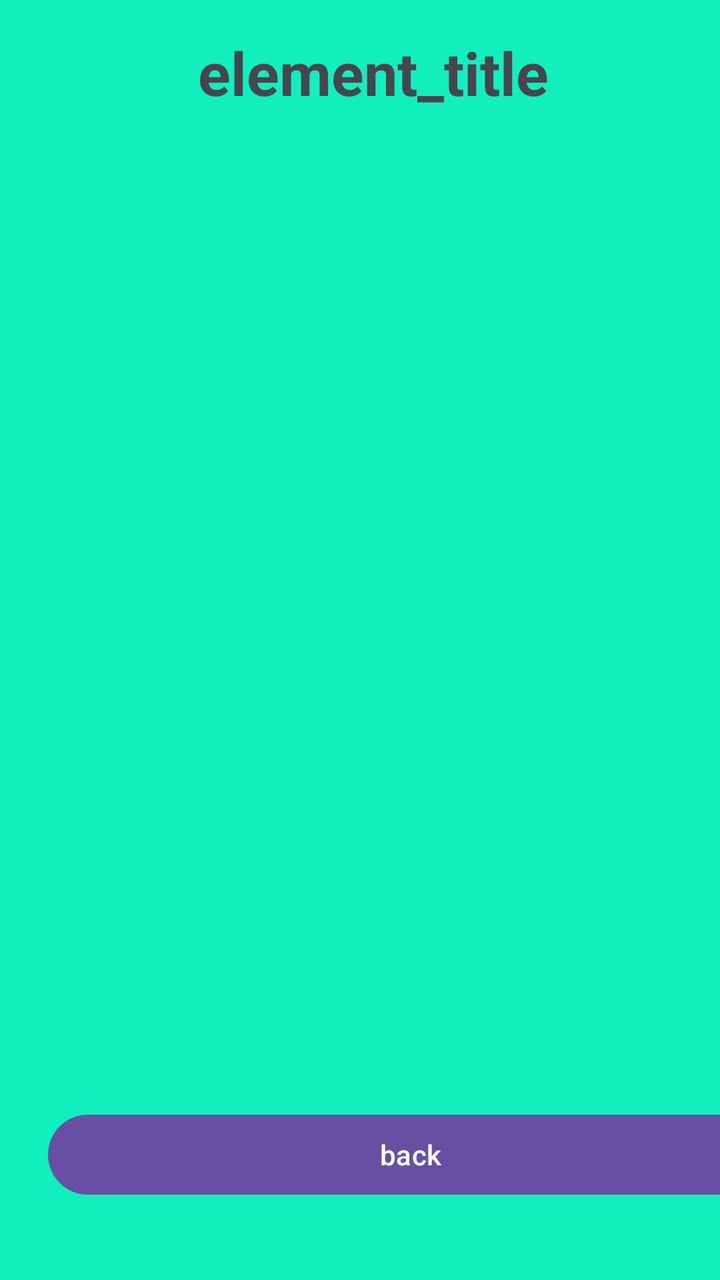
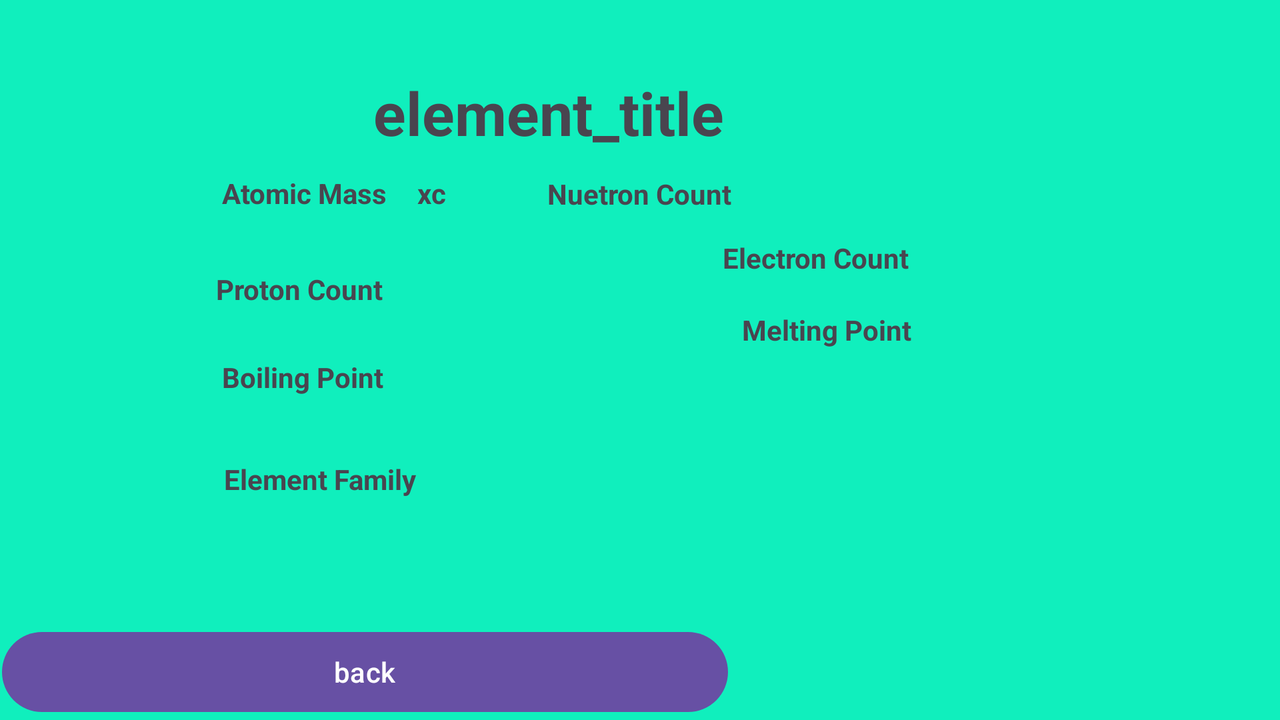

The same Android screen from two of the app's own layout files: first res/layout/ as a phone draws it, then the repository's variant for another configuration, drawn on a device whose configuration selects that folder. Both files follow.
<!-- AndroidManifest.xml: application theme Theme.PeriodicTable -->
<!-- res/layout/fragment_element.xml -->
<?xml version="1.0" encoding="utf-8"?>
<androidx.constraintlayout.widget.ConstraintLayout xmlns:android="http://schemas.android.com/apk/res/android"
    xmlns:app="http://schemas.android.com/apk/res-auto"
    xmlns:tools="http://schemas.android.com/tools"
    android:layout_width="match_parent"
    android:layout_height="match_parent"
    android:background="@color/light_green">

    <TextView
        android:id="@+id/element_title"
        android:layout_width="wrap_content"
        android:layout_height="wrap_content"
        android:layout_marginStart="126dp"
        android:layout_marginTop="16dp"

        android:layout_marginEnd="113dp"
        android:text="element_title"
        android:textSize="30sp"
        app:layout_constraintEnd_toEndOf="parent"
        app:layout_constraintStart_toStartOf="parent"
        app:layout_constraintTop_toTopOf="parent"
        android:textColorHighlight="@color/white"
        android:textStyle="bold"/>

    <TextView
        android:id="@+id/neutron"
        android:layout_width="wrap_content"
        android:layout_height="wrap_content"
        android:layout_marginStart="42dp"
        android:layout_marginTop="152dp"
        android:layout_marginEnd="24dp"
        android:layout_marginBottom="560dp"
        android:text="Nuetron Count"
        app:layout_constraintBottom_toBottomOf="parent"
        app:layout_constraintEnd_toEndOf="parent"
        app:layout_constraintEnd_toStartOf="@+id/title_neutron"
        app:layout_constraintStart_toStartOf="parent"
        app:layout_constraintTop_toTopOf="parent"
        android:textColorHighlight="@color/white"
        android:textStyle="bold"/>

    <TextView
        android:id="@+id/melting_box"
        android:layout_width="wrap_content"
        android:layout_height="wrap_content"
        android:layout_marginStart="40dp"
        android:layout_marginTop="294dp"
        android:layout_marginEnd="285dp"
        android:layout_marginBottom="418dp"
        android:text="Melting Point"
        app:layout_constraintBottom_toBottomOf="parent"
        app:layout_constraintEnd_toEndOf="parent"
        app:layout_constraintStart_toStartOf="parent"
        app:layout_constraintTop_toTopOf="parent"
        android:textColorHighlight="@color/white"
        android:textStyle="bold"/>

    <TextView
        android:id="@+id/proton_box"
        android:layout_width="wrap_content"
        android:layout_height="wrap_content"
        android:layout_marginStart="40dp"
        android:layout_marginTop="187dp"
        android:layout_marginEnd="285dp"
        android:layout_marginBottom="525dp"
        android:text="Proton Count"
        app:layout_constraintBottom_toBottomOf="parent"
        app:layout_constraintEnd_toEndOf="parent"
        app:layout_constraintStart_toStartOf="parent"
        app:layout_constraintTop_toTopOf="parent"
        android:textColorHighlight="@color/white"
        android:textStyle="bold"/>

    <TextView
        android:id="@+id/electron_box"
        android:layout_width="wrap_content"
        android:layout_height="wrap_content"
        android:layout_marginStart="40dp"
        android:layout_marginTop="223dp"
        android:layout_marginEnd="276dp"
        android:layout_marginBottom="489dp"
        android:text="Electron Count"
        app:layout_constraintBottom_toBottomOf="parent"
        app:layout_constraintEnd_toEndOf="parent"
        app:layout_constraintStart_toStartOf="parent"
        app:layout_constraintTop_toTopOf="parent"
        android:textColorHighlight="@color/white"
        android:textStyle="bold"/>

    <TextView
        android:id="@+id/boiling_box"
        android:layout_width="wrap_content"
        android:layout_height="wrap_content"
        android:layout_marginStart="40dp"
        android:layout_marginTop="258dp"
        android:layout_marginEnd="289dp"
        android:layout_marginBottom="454dp"
        android:text="Boiling Point"
        app:layout_constraintBottom_toBottomOf="parent"
        app:layout_constraintEnd_toEndOf="parent"
        app:layout_constraintStart_toStartOf="parent"
        app:layout_constraintTop_toTopOf="parent"
        android:textColorHighlight="@color/white"
        android:textStyle="bold"/>

    <TextView
        android:id="@+id/family_box"
        android:layout_width="wrap_content"
        android:layout_height="wrap_content"
        android:layout_marginStart="40dp"
        android:layout_marginTop="329dp"
        android:layout_marginEnd="272dp"
        android:layout_marginBottom="383dp"
        android:text="Element Family"
        app:layout_constraintBottom_toBottomOf="parent"
        app:layout_constraintEnd_toEndOf="parent"
        app:layout_constraintStart_toStartOf="parent"
        app:layout_constraintTop_toTopOf="parent"
        android:textColorHighlight="@color/white"
        android:textStyle="bold"/>

    <TextView
        android:id="@+id/title_boiling"
        android:layout_width="wrap_content"
        android:layout_height="wrap_content"
        android:layout_marginStart="12dp"
        android:layout_marginTop="16dp"
        android:text=""
        app:layout_constraintStart_toEndOf="@+id/boiling_box"
        app:layout_constraintTop_toBottomOf="@+id/electron_box"
        android:textColorHighlight="@color/white"
        android:textStyle="bold"/>

    <TextView
        android:id="@+id/atomic_box"
        android:layout_width="wrap_content"
        android:layout_height="wrap_content"
        android:layout_marginStart="40dp"
        android:layout_marginTop="108dp"
        android:layout_marginEnd="285dp"
        android:layout_marginBottom="604dp"
        android:text="Atomic Mass"
        app:layout_constraintBottom_toBottomOf="parent"
        app:layout_constraintEnd_toEndOf="parent"
        app:layout_constraintStart_toStartOf="parent"
        app:layout_constraintTop_toTopOf="parent"
        android:textColorHighlight="@color/white"
        android:textStyle="bold"/>

    <TextView
        android:id="@+id/title_melting"
        android:layout_width="wrap_content"
        android:layout_height="wrap_content"
        android:layout_marginStart="9dp"
        android:layout_marginTop="123dp"
        android:text=" "
        app:layout_constraintStart_toEndOf="@+id/melting_box"
        app:layout_constraintTop_toBottomOf="@+id/neutron"
        android:textColorHighlight="@color/white"
        android:textStyle="bold"/>

    <TextView
        android:id="@+id/title_neutron"
        android:layout_width="wrap_content"
        android:layout_height="wrap_content"
        android:layout_marginTop="152dp"
        android:layout_marginEnd="252dp"
        android:layout_marginBottom="560dp"
        android:text=""
        app:layout_constraintBottom_toBottomOf="parent"
        app:layout_constraintEnd_toEndOf="parent"
        app:layout_constraintTop_toTopOf="parent"
        android:textColorHighlight="@color/white"
        android:textStyle="bold"/>

    <TextView
        android:id="@+id/title_family"
        android:layout_width="wrap_content"
        android:layout_height="wrap_content"


        android:layout_marginStart="43dp"
        android:layout_marginTop="329dp"
        android:layout_marginEnd="229dp"
        android:layout_marginBottom="383dp"
        android:text=""
        android:textColorHighlight="@color/white"
        android:textStyle="bold"
        app:layout_constraintBottom_toBottomOf="parent"
        app:layout_constraintEnd_toEndOf="parent"
        app:layout_constraintStart_toEndOf="@+id/family_box"
        app:layout_constraintTop_toTopOf="parent" />

    <TextView
        android:id="@+id/title_electron"
        android:layout_width="wrap_content"
        android:layout_height="wrap_content"
        android:layout_marginStart="157dp"
        android:layout_marginTop="223dp"
        android:layout_marginEnd="254dp"
        android:layout_marginBottom="489dp"
        android:text=""
        app:layout_constraintBottom_toBottomOf="parent"
        app:layout_constraintEnd_toEndOf="parent"
        app:layout_constraintStart_toStartOf="parent"
        app:layout_constraintTop_toTopOf="parent"
        android:textColorHighlight="@color/white"
        android:textStyle="bold"/>

    <TextView
        android:id="@+id/title_atomic"
        android:layout_width="wrap_content"
        android:layout_height="wrap_content"
        android:layout_marginStart="36dp"
        android:layout_marginTop="53dp"
        android:layout_marginEnd="237dp"
        android:layout_marginBottom="603dp"
        android:text="xc"
        app:layout_constraintBottom_toBottomOf="parent"
        app:layout_constraintEnd_toEndOf="parent"
        app:layout_constraintStart_toEndOf="@+id/atomic_box"
        app:layout_constraintTop_toBottomOf="@+id/element_title"
        android:textColorHighlight="@color/white"
        android:textStyle="bold"/>

    <TextView
        android:id="@+id/title_proton"
        android:layout_width="wrap_content"
        android:layout_height="wrap_content"
        android:layout_marginStart="8dp"
        android:text=""
        app:layout_constraintBaseline_toBaselineOf="@+id/proton_box"
        app:layout_constraintStart_toEndOf="@+id/neutron"
        android:textColorHighlight="@color/white"
        android:textStyle="bold"/>

    <Button
        android:id="@+id/button"
        android:layout_width="363dp"
        android:layout_height="wrap_content"
        android:layout_marginStart="24dp"
        android:layout_marginTop="283dp"
        android:layout_marginEnd="24dp"
        android:layout_marginBottom="52dp"
        android:onClick="backButtonPress"
        android:text="back"
        android:textColor="@color/white"
        app:layout_constraintBottom_toBottomOf="parent"
        app:layout_constraintEnd_toEndOf="parent"
        app:layout_constraintHorizontal_bias="0.0"
        app:layout_constraintStart_toStartOf="parent"
        app:layout_constraintTop_toBottomOf="@+id/family_box" />

    <ImageView
        android:id="@+id/element_image"
        android:layout_width="189dp"
        android:layout_height="190dp"
        android:layout_marginStart="120dp"
        android:layout_marginTop="47dp"
        android:layout_marginEnd="102dp"
        android:layout_marginBottom="47dp"
        app:layout_constraintBottom_toTopOf="@+id/button"
        app:layout_constraintEnd_toEndOf="parent"
        app:layout_constraintHorizontal_bias="1.0"
        app:layout_constraintStart_toStartOf="parent"
        app:layout_constraintTop_toBottomOf="@+id/family_box"
        app:layout_constraintVertical_bias="0.0" />


</androidx.constraintlayout.widget.ConstraintLayout>
<!-- resources referenced by this layout -->
<resources>
  <color name="light_green">#10efbd</color>
  <color name="white">#FFFFFFFF</color>
  <style name="Theme.PeriodicTable" parent="Base.Theme.PeriodicTable" />
  <style name="Base.Theme.PeriodicTable" parent="Theme.Material3.DayNight.NoActionBar">
          
          
      </style>
</resources>
<!-- res/layout-land/fragment_element.xml (the repository's variant of the layout above) -->
<!-- drawn on the phone turned sideways -->
<?xml version="1.0" encoding="utf-8"?>
<androidx.constraintlayout.widget.ConstraintLayout xmlns:android="http://schemas.android.com/apk/res/android"
    xmlns:app="http://schemas.android.com/apk/res-auto"
    xmlns:tools="http://schemas.android.com/tools"
    android:layout_width="match_parent"
    android:layout_height="match_parent"
    android:background="@color/light_green">

    <TextView
        android:id="@+id/element_title"
        android:layout_width="wrap_content"
        android:layout_height="wrap_content"

        android:layout_marginTop="36dp"
        android:layout_marginEnd="278dp"
        android:text="element_title"
        android:textColorHighlight="@color/white"
        android:textSize="30sp"
        android:textStyle="bold"
        app:layout_constraintEnd_toEndOf="parent"
        app:layout_constraintTop_toTopOf="parent" />

    <TextView
        android:id="@+id/neutron"
        android:layout_width="wrap_content"
        android:layout_height="wrap_content"
        android:layout_marginTop="11dp"
        android:layout_marginEnd="274dp"
        android:text="Nuetron Count"
        android:textColorHighlight="@color/white"
        android:textStyle="bold"
        app:layout_constraintEnd_toEndOf="parent"
        app:layout_constraintTop_toBottomOf="@+id/element_title" />

    <TextView
        android:id="@+id/electron_box"
        android:layout_width="wrap_content"
        android:layout_height="wrap_content"
        android:layout_marginStart="170dp"
        android:layout_marginTop="13dp"
        android:text="Electron Count"
        android:textColorHighlight="@color/white"
        android:textStyle="bold"
        app:layout_constraintStart_toEndOf="@+id/proton_box"
        app:layout_constraintTop_toBottomOf="@+id/neutron" />

    <TextView
        android:id="@+id/melting_box"
        android:layout_width="wrap_content"
        android:layout_height="wrap_content"
        android:layout_marginStart="371dp"
        android:layout_marginTop="17dp"
        android:text="Melting Point"
        android:textColorHighlight="@color/white"
        android:textStyle="bold"
        app:layout_constraintStart_toStartOf="parent"
        app:layout_constraintTop_toBottomOf="@+id/electron_box" />

    <TextView
        android:id="@+id/proton_box"
        android:layout_width="wrap_content"
        android:layout_height="wrap_content"
        android:layout_marginStart="108dp"
        android:layout_marginTop="29dp"
        android:text="Proton Count"
        android:textColorHighlight="@color/white"
        android:textStyle="bold"
        app:layout_constraintStart_toStartOf="parent"
        app:layout_constraintTop_toBottomOf="@+id/atomic_box" />

    <TextView
        android:id="@+id/atomic_box"
        android:layout_width="wrap_content"
        android:layout_height="wrap_content"
        android:layout_marginStart="111dp"
        android:layout_marginTop="87dp"
        android:layout_marginBottom="28dp"
        android:text="Atomic Mass"
        android:textColorHighlight="@color/white"
        android:textStyle="bold"
        app:layout_constraintBottom_toTopOf="@+id/proton_box"
        app:layout_constraintStart_toStartOf="parent"
        app:layout_constraintTop_toTopOf="parent" />

    <TextView
        android:id="@+id/boiling_box"
        android:layout_width="wrap_content"
        android:layout_height="wrap_content"
        android:layout_marginStart="111dp"
        android:layout_marginTop="25dp"
        android:text="Boiling Point"
        android:textColorHighlight="@color/white"
        android:textStyle="bold"
        app:layout_constraintStart_toStartOf="parent"
        app:layout_constraintTop_toBottomOf="@+id/proton_box" />

    <TextView
        android:id="@+id/title_atomic"
        android:layout_width="wrap_content"
        android:layout_height="wrap_content"
        android:layout_marginStart="15dp"
        android:layout_marginTop="87dp"
        android:text="xc"
        android:textColorHighlight="@color/white"
        android:textStyle="bold"
        app:layout_constraintStart_toEndOf="@+id/atomic_box"
        app:layout_constraintTop_toTopOf="parent" />

    <TextView
        android:id="@+id/family_box"
        android:layout_width="wrap_content"
        android:layout_height="wrap_content"
        android:layout_marginStart="112dp"
        android:layout_marginTop="32dp"
        android:text="Element Family"
        android:textColorHighlight="@color/white"
        android:textStyle="bold"
        app:layout_constraintStart_toStartOf="parent"
        app:layout_constraintTop_toBottomOf="@+id/boiling_box" />

    <TextView
        android:id="@+id/title_boiling"
        android:layout_width="wrap_content"
        android:layout_height="wrap_content"
        android:layout_marginStart="17dp"
        android:layout_marginTop="179dp"
        android:text=""
        android:textColorHighlight="@color/white"
        android:textStyle="bold"
        app:layout_constraintStart_toEndOf="@+id/boiling_box"
        app:layout_constraintTop_toTopOf="parent" />

    <TextView
        android:id="@+id/title_melting"
        android:layout_width="wrap_content"
        android:layout_height="wrap_content"
        android:layout_marginStart="26dp"
        android:layout_marginTop="156dp"
        android:text=" "
        android:textColorHighlight="@color/white"
        android:textStyle="bold"
        app:layout_constraintStart_toEndOf="@+id/melting_box"
        app:layout_constraintTop_toTopOf="parent" />

    <TextView
        android:id="@+id/title_neutron"
        android:layout_width="wrap_content"
        android:layout_height="wrap_content"
        android:layout_marginStart="29dp"
        android:layout_marginTop="87dp"
        android:text=""
        android:textColorHighlight="@color/white"
        android:textStyle="bold"
        app:layout_constraintStart_toEndOf="@+id/neutron"
        app:layout_constraintTop_toTopOf="parent" />

    <TextView
        android:id="@+id/title_family"
        android:layout_width="wrap_content"
        android:layout_height="wrap_content"


        android:layout_marginStart="43dp"
        android:layout_marginTop="231dp"
        android:text=""
        android:textColorHighlight="@color/white"
        android:textStyle="bold"
        app:layout_constraintStart_toEndOf="@+id/family_box"
        app:layout_constraintTop_toTopOf="parent" />

    <TextView
        android:id="@+id/title_electron"
        android:layout_width="wrap_content"
        android:layout_height="wrap_content"
        android:layout_marginStart="29dp"
        android:layout_marginTop="120dp"
        android:text=""
        android:textColorHighlight="@color/white"
        android:textStyle="bold"
        app:layout_constraintStart_toEndOf="@+id/electron_box"
        app:layout_constraintTop_toTopOf="parent" />

    <TextView
        android:id="@+id/title_proton"
        android:layout_width="wrap_content"
        android:layout_height="wrap_content"
        android:layout_marginStart="16dp"
        android:layout_marginTop="134dp"
        android:text=""
        android:textColorHighlight="@color/white"
        android:textStyle="bold"
        app:layout_constraintStart_toEndOf="@+id/proton_box"
        app:layout_constraintTop_toTopOf="parent" />

    <Button
        android:id="@+id/button"
        android:layout_width="363dp"
        android:layout_height="wrap_content"
        android:layout_marginStart="1dp"
        android:onClick="backButtonPress"
        android:text="back"
        android:textColor="@color/white"
        app:layout_constraintBottom_toBottomOf="parent"
        app:layout_constraintStart_toStartOf="parent" />

    <ImageView
        android:id="@+id/element_image"
        android:layout_width="189dp"
        android:layout_height="190dp"
        android:layout_marginTop="205dp"
        android:layout_marginEnd="7dp"
        android:layout_marginBottom="16dp"
        app:layout_constraintBottom_toBottomOf="parent"
        app:layout_constraintEnd_toEndOf="parent"
        app:layout_constraintTop_toTopOf="parent" />


</androidx.constraintlayout.widget.ConstraintLayout>
